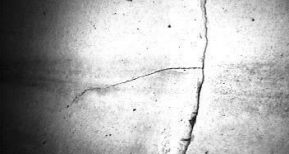
#> input picture Crack_Detection/test_images/crack1.PNG, 289 x 154 px, found by its file name
$ python crack_detection.py   (older library calls are emulated)
#> lines starting #> are read from the running program, lines starting #| are printed output that depends on the picture; after the words box and inside, x2 and y2 are one past the last pixel; in counts of white or black regions, pixels touching at a corner belong together
import numpy as np
import cv2
import matplotlib.pyplot as plt
import matplotlib.image as mpimg

image = mpimg.imread('Crack1.PNG')
#> image is the input picture: shape (154, 289, 4) float32; mean R, G, B, A 0.69, 0.69, 0.69, 1

def abs_sobel_thresh(img, orient='x', thresh_min=0, thresh_max=255):
    # Convert to grayscale
    gray = cv2.cvtColor(img, cv2.COLOR_RGB2GRAY)
    # Apply x or y gradient with the OpenCV Sobel() function
    # and take the absolute value
    if orient == 'x':
        abs_sobel = np.absolute(cv2.Sobel(gray, cv2.CV_64F, 1, 0))
    if orient == 'y':
        abs_sobel = np.absolute(cv2.Sobel(gray, cv2.CV_64F, 0, 1))
    # Rescale back to 8 bit integer
    scaled_sobel = np.uint8(255*abs_sobel/np.max(abs_sobel))
    # Create a copy and apply the threshold
    binary_output = np.zeros_like(scaled_sobel)
    # Here I'm using inclusive (>=, <=) thresholds, but exclusive is ok too
    binary_output[(scaled_sobel >= thresh_min) & (scaled_sobel <= thresh_max)] = 1

    # Return the result
    return binary_output


# Define a function that applies Sobel x and y,
# then computes the direction of the gradient
# and applies a threshold.
def dir_threshold(img, sobel_kernel=3, thresh=(0, np.pi / 2)):
    sobelx = cv2.Sobel(img, cv2.CV_64F, 1, 0, ksize=sobel_kernel)
    sobely = cv2.Sobel(img, cv2.CV_64F, 0, 1, ksize=sobel_kernel)

    absgraddir = np.arctan2(np.absolute(sobely), np.absolute(sobelx))
    binary_output = np.zeros_like(absgraddir)
    binary_output[(absgraddir >= thresh[0]) & (absgraddir <= thresh[1])] = 1

    # Return the binary image
    return binary_output


def mag_thresh(img, sobel_kernel=3, mag_thresh=(0, 255)):
    # Apply the following steps to img
    # 1) Convert to grayscale
    gray = img#cv2.cvtColor(img, cv2.COLOR_RGB2GRAY)
    # 2) Take the gradient in x and y separately
    abs_sobelx = np.absolute(cv2.Sobel(gray, cv2.CV_64F, 1, 0))
    abs_sobely = np.absolute(cv2.Sobel(gray, cv2.CV_64F, 0, 1))
    # 3) Calculate the magnitude
    grad_magnitude = np.sqrt(abs_sobelx ** 2 + abs_sobely ** 2)
    # 4) Scale to 8-bit (0 - 255) and convert to type = np.uint8
    scaled_sobel = np.uint8(255 * grad_magnitude / np.max(grad_magnitude))
    # 5) Create a binary mask where mag thresholds are met
    sxbinary = np.zeros_like(scaled_sobel)
    sxbinary[(scaled_sobel >= mag_thresh[0]) & (scaled_sobel <= mag_thresh[1])] = 1
    # 6) Return this mask as your binary_output image
    return sxbinary

def sobelCombined(sx_binary,sy_binary, dir_binary,mag_binary):
    combined = np.zeros_like(dir_binary)
    combined[((sx_binary == 1) & (sy_binary == 1)) | ((mag_binary == 1) & (dir_binary == 1))] = 1
    return combined

# Run the function
sx_binary = abs_sobel_thresh(image, orient='x', thresh_min=10, thresh_max=100)
#> in abs_sobel_thresh, `abs_sobel = np.absolute(cv2.Sobel(gray, cv2.CV_64F, 1, 0))`:
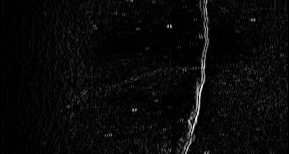
#> abs_sobel: shape (154, 289) float64; min 0, max 3.48, mean 0.129; drawn with min black and max white
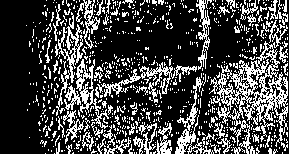
#> sx_binary: shape (154, 289); values 0 (black) and 1 (white), 27.2% white in thin lines or dots
sy_binary = abs_sobel_thresh(image, orient='y', thresh_min=60, thresh_max=100)
#> call 2 of abs_sobel_thresh, with orient = 'y', thresh_min = 60, thresh_max = 100
#> in abs_sobel_thresh (call 2), `abs_sobel = np.absolute(cv2.Sobel(gray, cv2.CV_64F, 0, 1))`:
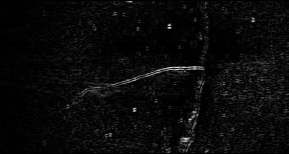
#> abs_sobel: shape (154, 289) float64; min 0, max 2.91, mean 0.114; drawn with min black and max white
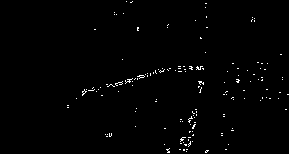
#> sy_binary: shape (154, 289); values 0 (black) and 1 (white), 0.99% white in thin lines or dots, all inside (x1, y1, x2, y2) = (67, 1, 289, 153)

# apply gradient direction threshold so that only edges closer to vertical are detected.
dir_binary = dir_threshold(image, sobel_kernel=15, thresh=(.65, 1.05))
#> in dir_threshold, `sobelx = cv2.Sobel(img, cv2.CV_64F, 1, 0, ksize=sobel_kernel)`:
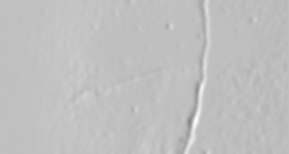
#> sobelx: shape (154, 289, 4) float64; mean R, G, B, A 224147.4, 224147.4, 224147.4, 0; transparent parts drawn white
#> in dir_threshold, `sobely = cv2.Sobel(img, cv2.CV_64F, 0, 1, ksize=sobel_kernel)`:
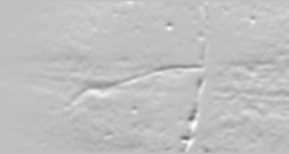
#> sobely: shape (154, 289, 4) float64; mean R, G, B, A -79263.7, -79263.7, -79263.7, 0; transparent parts drawn white
mag_binary = mag_thresh(image, sobel_kernel=15, mag_thresh=(40, 100))

print(sx_binary.shape,sy_binary.shape,dir_binary.shape,mag_binary.shape)
#| (154, 289) (154, 289) (154, 289, 4) (154, 289, 4)
#> (the run stopped early here; a loop or call above may not have finished)

$ run again, with Crack_Detection/test_images/Crack3.JPG saved as Crack_Detection/test_images/crack1.PNG
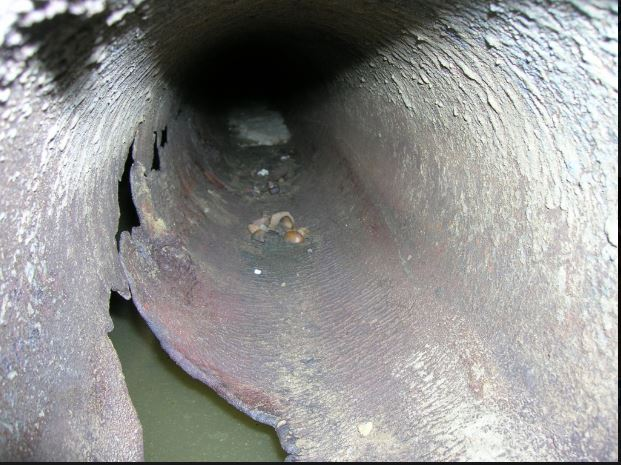
#> input picture Crack_Detection/test_images/Crack3.JPG, 621 x 465 px, found by its file name
#> image is the input picture: shape (465, 621, 3) float32; mean R, G, B 0.566, 0.566, 0.561
#> `sx_binary = abs_sobel_thresh(image, orient='x', thresh_min=10, thresh_..`:
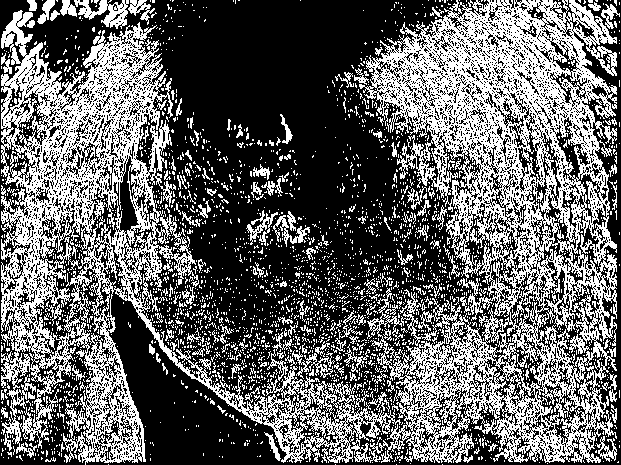
#> sx_binary: shape (465, 621); values 0 (black) and 1 (white), 39.5% white in thin lines or dots
#> sy_binary: shape (465, 621); values 0 (black) and 1 (white), 1.7% white in thin lines or dots
#> `mag_binary = mag_thresh(image, sobel_kernel=15, mag_thresh=(40, 100))`:
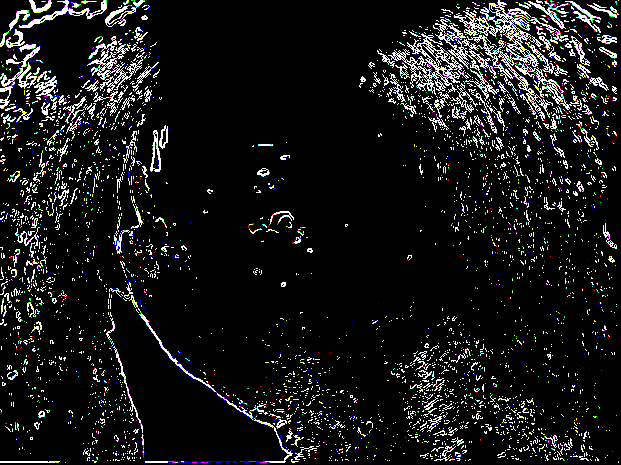
#> mag_binary: shape (465, 621, 3); mean R, G, B 0.0894, 0.0899, 0.0906; drawn with 1 as white
#| (465, 621) (465, 621) (465, 621, 3) (465, 621, 3)

$ run again, with Crack_Detection/test_images/crack2.JPG saved as Crack_Detection/test_images/crack1.PNG
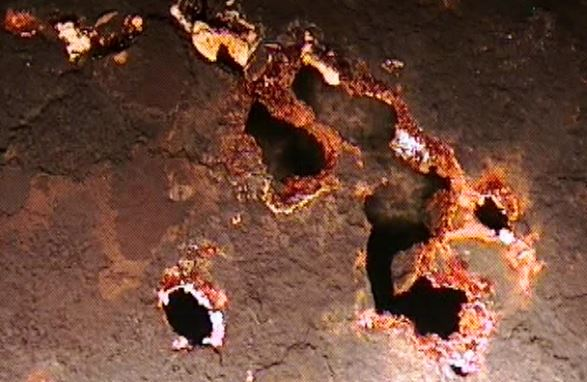
#> input picture Crack_Detection/test_images/crack2.JPG, 587 x 382 px, found by its file name
#> image is the input picture: shape (382, 587, 3) float32; mean R, G, B 0.431, 0.284, 0.226
#> `sx_binary = abs_sobel_thresh(image, orient='x', thresh_min=10, thresh_..`:
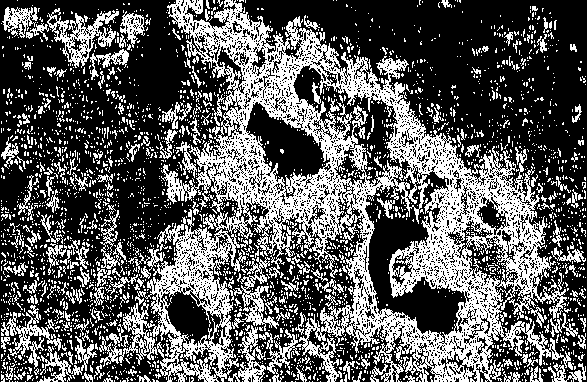
#> sx_binary: shape (382, 587); values 0 (black) and 1 (white), 36.1% white in thin lines or dots
#> sy_binary: shape (382, 587); values 0 (black) and 1 (white), 2.4% white in thin lines or dots
#> `mag_binary = mag_thresh(image, sobel_kernel=15, mag_thresh=(40, 100))`:
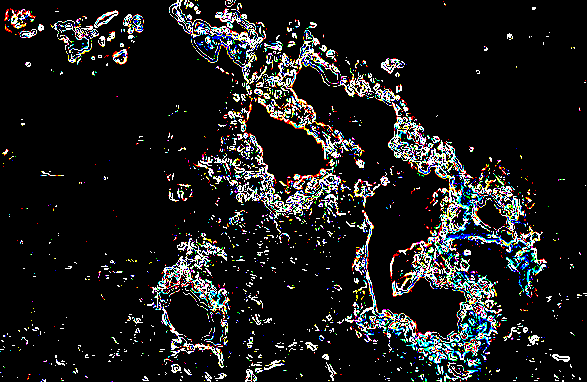
#> mag_binary: shape (382, 587, 3); mean R, G, B 0.106, 0.107, 0.106; drawn with 1 as white
#| (382, 587) (382, 587) (382, 587, 3) (382, 587, 3)

$ run again, with Crack_Detection/test_images/crack4.JPG saved as Crack_Detection/test_images/crack1.PNG
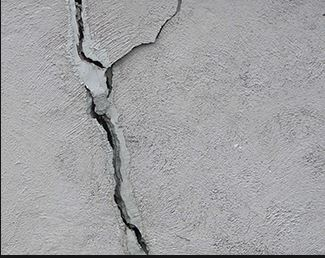
#> input picture Crack_Detection/test_images/crack4.JPG, 325 x 258 px, found by its file name
#> image is the input picture: shape (258, 325, 3) float32; mean R, G, B 0.632, 0.632, 0.641
#> `sx_binary = abs_sobel_thresh(image, orient='x', thresh_min=10, thresh_..`:
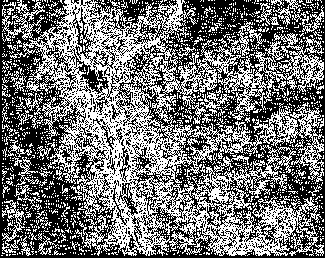
#> sx_binary: shape (258, 325); values 0 (black) and 1 (white), 45.5% white in thin lines or dots
#> sy_binary: shape (258, 325); values 0 (black) and 1 (white), 2.2% white in thin lines or dots
#> `mag_binary = mag_thresh(image, sobel_kernel=15, mag_thresh=(40, 100))`:
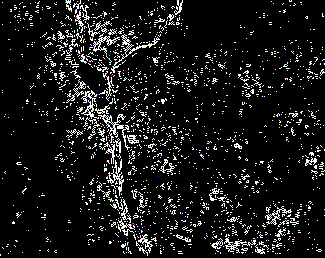
#> mag_binary: shape (258, 325, 3); mean R, G, B 0.092, 0.0919, 0.092; drawn with 1 as white
#| (258, 325) (258, 325) (258, 325, 3) (258, 325, 3)
